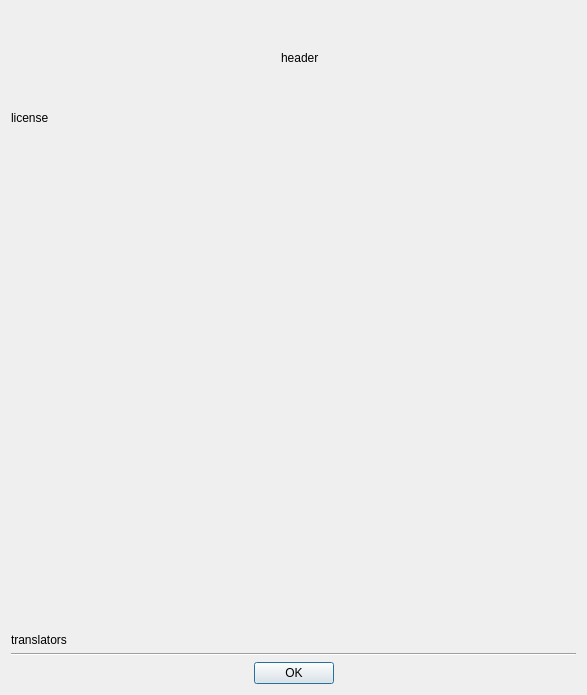
<?xml version="1.0" encoding="UTF-8"?>
<ui version="4.0">
 <class>AboutDialog</class>
 <widget class="QDialog" name="AboutDialog">
  <property name="geometry">
   <rect>
    <x>0</x>
    <y>0</y>
    <width>587</width>
    <height>695</height>
   </rect>
  </property>
  <property name="windowTitle">
   <string>About</string>
  </property>
  <layout class="QVBoxLayout" name="verticalLayout_2">
   <item>
    <layout class="QHBoxLayout" name="horizontalLayout">
     <item>
      <spacer name="horizontalSpacer">
       <property name="orientation">
        <enum>Qt::Horizontal</enum>
       </property>
       <property name="sizeHint" stdset="0">
        <size>
         <width>40</width>
         <height>20</height>
        </size>
       </property>
      </spacer>
     </item>
     <item>
      <widget class="QLabel" name="icon">
       <property name="text">
        <string/>
       </property>
       <property name="pixmap">
        <pixmap resource="../../../build-brickstore-Desktop_Qt_5_15_6_MSVC2019_64bit-Debug/debug/qmake_qmake_immediate.qrc">:/assets/generated-app-icons/brickstore.png</pixmap>
       </property>
       <property name="scaledContents">
        <bool>true</bool>
       </property>
      </widget>
     </item>
     <item>
      <layout class="QVBoxLayout" name="verticalLayout">
       <item>
        <spacer name="verticalSpacer_2">
         <property name="orientation">
          <enum>Qt::Vertical</enum>
         </property>
         <property name="sizeType">
          <enum>QSizePolicy::Ignored</enum>
         </property>
         <property name="sizeHint" stdset="0">
          <size>
           <width>20</width>
           <height>40</height>
          </size>
         </property>
        </spacer>
       </item>
       <item>
        <widget class="QLabel" name="header">
         <property name="text">
          <string notr="true">header</string>
         </property>
         <property name="textFormat">
          <enum>Qt::RichText</enum>
         </property>
        </widget>
       </item>
       <item>
        <spacer name="verticalSpacer_3">
         <property name="orientation">
          <enum>Qt::Vertical</enum>
         </property>
         <property name="sizeType">
          <enum>QSizePolicy::Ignored</enum>
         </property>
         <property name="sizeHint" stdset="0">
          <size>
           <width>20</width>
           <height>40</height>
          </size>
         </property>
        </spacer>
       </item>
      </layout>
     </item>
     <item>
      <spacer name="horizontalSpacer_2">
       <property name="orientation">
        <enum>Qt::Horizontal</enum>
       </property>
       <property name="sizeHint" stdset="0">
        <size>
         <width>40</width>
         <height>20</height>
        </size>
       </property>
      </spacer>
     </item>
    </layout>
   </item>
   <item>
    <widget class="QLabel" name="license">
     <property name="sizePolicy">
      <sizepolicy hsizetype="Preferred" vsizetype="Preferred">
       <horstretch>0</horstretch>
       <verstretch>1</verstretch>
      </sizepolicy>
     </property>
     <property name="text">
      <string notr="true">license</string>
     </property>
     <property name="textFormat">
      <enum>Qt::RichText</enum>
     </property>
     <property name="alignment">
      <set>Qt::AlignLeading|Qt::AlignLeft|Qt::AlignTop</set>
     </property>
     <property name="wordWrap">
      <bool>true</bool>
     </property>
     <property name="margin">
      <number>6</number>
     </property>
     <property name="openExternalLinks">
      <bool>true</bool>
     </property>
     <property name="textInteractionFlags">
      <set>Qt::LinksAccessibleByMouse|Qt::TextSelectableByMouse</set>
     </property>
    </widget>
   </item>
   <item>
    <widget class="QLabel" name="translators">
     <property name="text">
      <string notr="true">translators</string>
     </property>
     <property name="textFormat">
      <enum>Qt::RichText</enum>
     </property>
     <property name="margin">
      <number>6</number>
     </property>
     <property name="openExternalLinks">
      <bool>true</bool>
     </property>
     <property name="textInteractionFlags">
      <set>Qt::LinksAccessibleByMouse|Qt::TextSelectableByMouse</set>
     </property>
    </widget>
   </item>
   <item>
    <widget class="Line" name="line">
     <property name="orientation">
      <enum>Qt::Horizontal</enum>
     </property>
    </widget>
   </item>
   <item>
    <widget class="QDialogButtonBox" name="buttons">
     <property name="orientation">
      <enum>Qt::Horizontal</enum>
     </property>
     <property name="standardButtons">
      <set>QDialogButtonBox::Ok</set>
     </property>
     <property name="centerButtons">
      <bool>true</bool>
     </property>
    </widget>
   </item>
  </layout>
 </widget>
 <resources>
  <include location="../../../build-brickstore-Desktop_Qt_5_15_6_MSVC2019_64bit-Debug/debug/qmake_qmake_immediate.qrc"/>
 </resources>
 <connections>
  <connection>
   <sender>buttons</sender>
   <signal>accepted()</signal>
   <receiver>AboutDialog</receiver>
   <slot>accept()</slot>
   <hints>
    <hint type="sourcelabel">
     <x>195</x>
     <y>199</y>
    </hint>
    <hint type="destinationlabel">
     <x>60</x>
     <y>216</y>
    </hint>
   </hints>
  </connection>
 </connections>
</ui>
